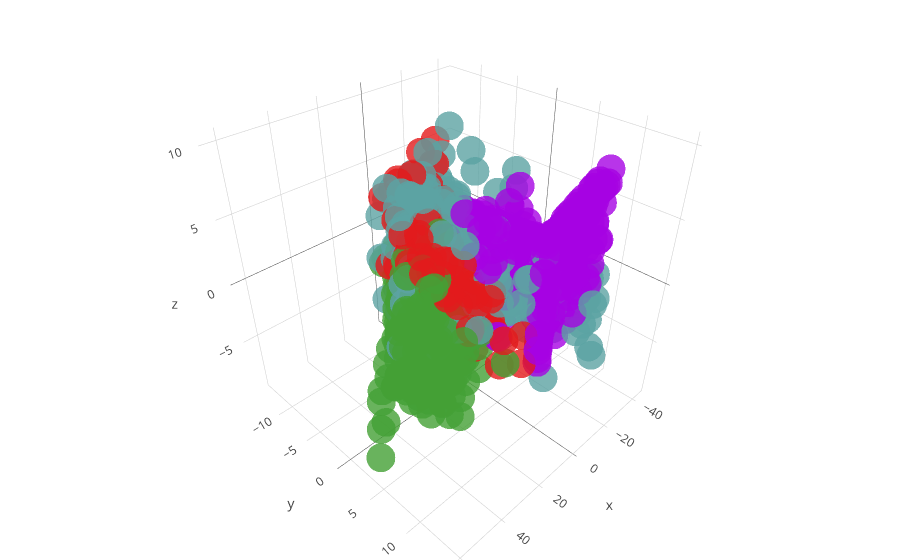

Notebook cell for this chart:
### Code cell
plot(principalDf['principal component 1'],principalDf['principal component 2'],principalDf['principal component 3'],label)

### Figure 1 — Plotly figure (JSON) as saved in the notebook; plotly's stock layout.template omitted (floating-point values rounded to 4 significant figures; data arrays with more than 128 entries replaced by an {"elided": "..."} marker saying what was removed)
{"data": [{"marker": {"color": {"elided": "2190 int values"}, "colorscale": [[0, "rgb(166,2,227)"], [0.25, "rgb(31,120,180)"], [0.45, "rgb(178,223,138)"], [0.65, "rgb(51,160,44)"], [0.85, "rgb(251,154,153)"], [1, "rgb(227,26,28)"]], "opacity": 0.8, "size": 10}, "mode": "markers", "type": "scatter3d", "x": {"elided": "2190 float values"}, "y": {"elided": "2190 float values"}, "z": {"elided": "2190 float values"}}], "layout": {"margin": {"b": 0, "l": 0, "r": 0, "t": 0}}}
